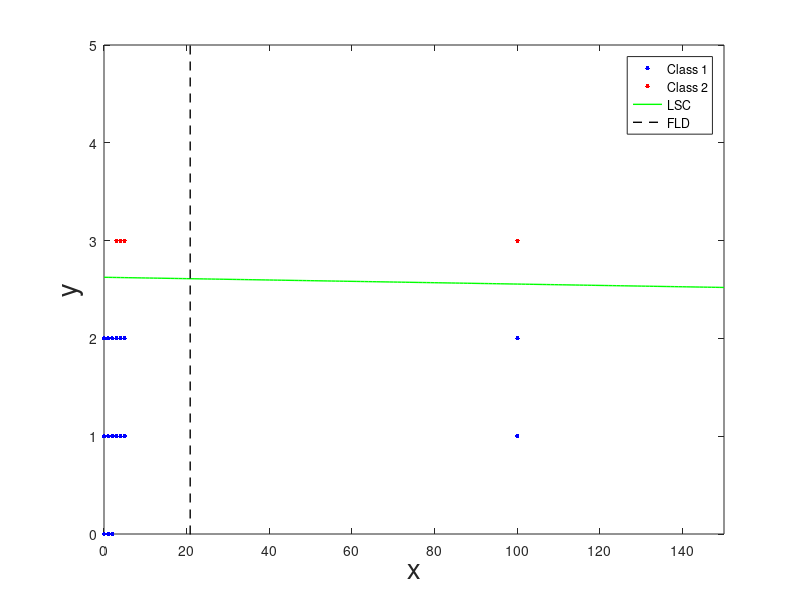

MATLAB code for this plot:
clear;clc;

C1 = [[0 0]', [1 0]', [2 0]', [0 1]', [1 1]', [2 1]', [3 1]', [4 1]', [5 1]', [100 1]', [0 2]', [1 2]', [2 2]', [3 2]', [4 2]', [5 2]', [100 2]'];
C2 = [[3 3]', [4 3]', [5 3]', [100 3]'];

plot(C1(1,:),C1(2,:),'.','MarkerSize',10,'Color','blue');
axis([0 150 0 5]);
hold on;
plot(C2(1,:),C2(2,:),'.','MarkerSize',10,'Color','red');
% grid on;
%% Least Square Classification

X = [C1 C2];
Xaug = [ones(1,size(X,2));X]';

T = [repmat([1 0], size(C1,2), 1); repmat([0 1], size(C2,2), 1)];

Waug = ((Xaug'*Xaug)\Xaug')*T;
Wdec = Waug(:,1) - Waug(:,2);

[~, arg] = max(Xaug*Waug, [], 2);

dec_boundary = @(x) -(Wdec(2)/Wdec(3))*x - (Wdec(1)/Wdec(3));
plot(0:150,dec_boundary(0:150), '-', "Color","green", "LineWidth",1);
%% Fisher's Linear Discriminant

m1 = mean(C1, 2);
v1 = zeros(size(C1,1), size(C1,1));
for i = 1:size(C1,2)
    x = C1(:,i);
    v1 = v1 + (x-m1)*(x-m1)';
end

m2 = mean(C2, 2);
v2 = zeros(size(C2,1), size(C2,1));
for i = 1:size(C2,2)
    x = C2(:,i);
    v2 = v2 + (x-m2)*(x-m2)';
end

Sw = v1+v2;
W = Sw\(m1-m2);
% W = W/norm(W);

m = 0.5*(m1+m2);
% c = m(2)-(-W(1)/W(2))*m(1);
% 
% dec_boundary = @(x) (-W(1)/W(2))*x + c;
% plot(0:150,dec_boundary(0:150), '-', "Color","black", "LineWidth",1);
c = m(2)-(W(2)/W(1))*m(1);
discriminant_line = @(x) (W(2)/W(1))*x + c;
plot(0:150,discriminant_line(0:150), '--', "Color","black", "LineWidth",1);
legend('Class 1', 'Class 2', 'LSC', 'FLD')
xlabel("x","FontSize",20); ylabel("y","FontSize",20);